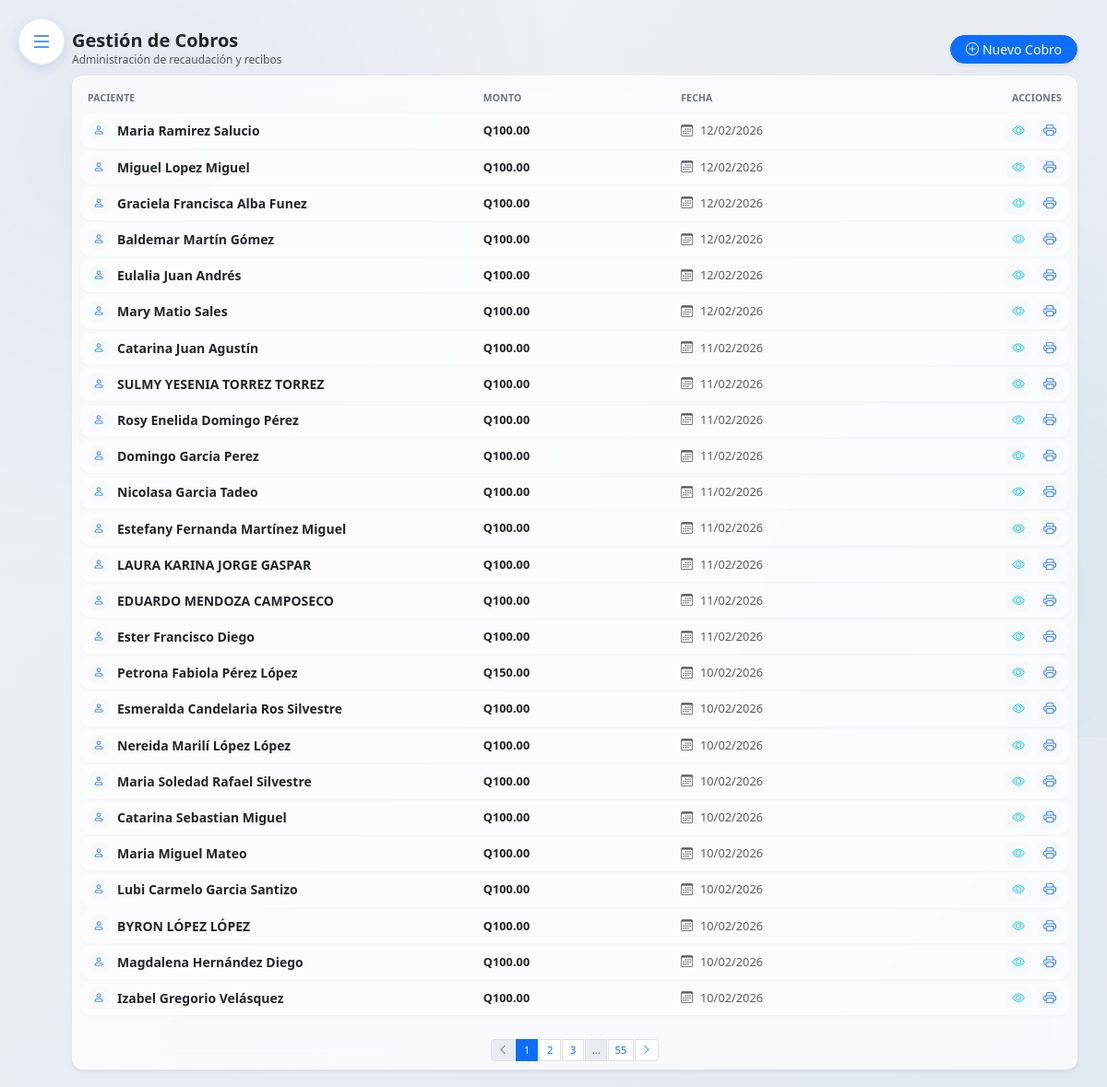
/php/billing/index.php (signed in), run on the app's committed database.
### tables this page shows
CREATE TABLE `cobros` (
  `in_cobro` int NOT NULL,
  `paciente_cobro` int NOT NULL,
  `cantidad_consulta` int NOT NULL,
  `fecha_consulta` date NOT NULL
);

### php/billing/index.php (the view, shortened to what this page needs)
<?php
try {
    $database = new Database();
    $conn = $database->getConnection();
    $page = isset($_GET['page']) ? (int)$_GET['page'] : 1;
    $limit = 25;
    $offset = ($page - 1) * $limit;
    $stmt = $conn->prepare("SELECT COUNT(*) as total FROM cobros");
    $stmt->execute();
    $total_records = $stmt->fetch(PDO::FETCH_ASSOC)['total'];
    $total_pages = ceil($total_records / $limit);
    $stmt = $conn->prepare("
        SELECT c.*, CONCAT(p.nombre, ' ', p.apellido) as nombre_paciente
        FROM cobros c
        JOIN pacientes p ON c.paciente_cobro = p.id_paciente
        ORDER BY c.fecha_consulta DESC
        LIMIT ? OFFSET ?
    ");
    $stmt->bindValue(1, $limit, PDO::PARAM_INT);
    $stmt->bindValue(2, $offset, PDO::PARAM_INT);
    $stmt->execute();
    $cobros = $stmt->fetchAll(PDO::FETCH_ASSOC);
    include_once '../../includes/header.php';
} catch (Exception $e) {
    die("Error: " . $e->getMessage());
}
?>
<link rel="stylesheet" href="../../assets/css/dashboard-reengineered.css">
<div class="dashboard-wrapper sidebar-collapsed">
    <button class="btn btn-white shadow-sm border rounded-circle position-fixed d-none d-md-flex align-items-center justify-content-center" id="desktopSidebarToggle" title="Mostrar Menú" style="top: 20px; left: 20px; width: 45px; height: 45px; z-index: 1040; transition: all 0.3s ease;">
        <i class="bi bi-list text-primary fs-4"></i>
    </button>
    <div class="main-content-glass">
        <div class="container-fluid p-1 p-md-2">
            <div class="d-flex justify-content-between align-items-center mb-2">
                <div>
                    <h2 class="fw-bold text-dark mb-0 fs-5">Gestión de Cobros</h2>
                    <p class="text-muted text-xs mb-0">Administración de recaudación y recibos</p>
                </div>
                <button type="button" class="btn btn-primary rounded-pill px-3 py-1 text-sm shadow-sm" data-bs-toggle="modal" data-bs-target="#newBillingModal">
                    <i class="bi bi-plus-circle me-1"></i>Nuevo Cobro
                </button>
            </div>
            <div class="billing-card shadow-sm">
                <div class="table-responsive">
                    <table class="table-reengineered">
                        <thead>
                            <tr>
                                <th>Paciente</th>
                                <th>Monto</th>
                                <th>Fecha</th>
                                <th class="text-end">Acciones</th>
                            </tr>
                        </thead>
                        <tbody>
                            <?php if (count($cobros) > 0): ?>
                                <?php foreach ($cobros as $cobro): ?>
                                    <tr>
                                        <td>
                                            <div class="d-flex align-items-center">
                                                <div class="avatar-sm bg-light text-primary rounded-circle d-flex align-items-center justify-content-center me-2" style="width: 24px; height: 24px; font-size: 0.75rem;">
                                                    <i class="bi bi-person"></i>
                                                </div>
                                                <span class="fw-semibold text-sm"><?php echo htmlspecialchars($cobro['nombre_paciente']); ?></span>
                                            </div>
                                        </td>
                                        <td>
                                            <span class="fw-bold text-dark">Q<?php echo number_format($cobro['cantidad_consulta'], 2); ?></span>
                                        </td>
                                        <td>
                                            <span class="text-muted"><i class="bi bi-calendar3 me-2"></i><?php echo date('d/m/Y', strtotime($cobro['fecha_consulta'])); ?></span>
                                        </td>
                                        <td class="text-end">
                                            <div class="d-flex justify-content-end gap-2">
                                                <button type="button" class="btn btn-light btn-action text-info view-details" data-bs-toggle="modal" data-bs-target="#viewDetailsModal" data-id="<?php echo $cobro['in_cobro']; ?>" title="Ver Detalles">
                                                    <i class="bi bi-eye"></i>
                                                </button>
                                                <a href="print_receipt.php?id=<?php echo $cobro['in_cobro']; ?>" target="_blank" class="btn btn-light btn-action text-primary" title="Imprimir Recibo">
                                                    <i class="bi bi-printer"></i>
                                                </a>
                                            </div>
                                        </td>
                                    </tr>
                                <?php endforeach; ?>
                            <?php else: ?>
                                <tr>
                                    <td colspan="4" class="text-center py-5 text-muted">No hay cobros registrados</td>
                                </tr>
                            <?php endif; ?>
                        </tbody>
                    </table>
                </div>
                <?php if ($total_pages > 1): ?>
                <nav class="mt-4">
                    <ul class="pagination pagination-sm pagination-rounded justify-content-center mb-0 mt-2">
                        <li class="page-item <?php echo ($page <= 1) ? 'disabled' : ''; ?>">
                            <a class="page-link" href="?page=<?php echo $page - 1; ?>"><i class="bi bi-chevron-left"></i></a>
                        </li>
                        <?php
                        $range = 2;
                        $start = max(1, $page - $range);
                        $end = min($total_pages, $page + $range);
                        for ($i = $start; $i <= $end; $i++):
                        ?>
                            <li class="page-item <?php echo ($page == $i) ? 'active' : ''; ?>">
                                <a class="page-link" href="?page=<?php echo $i; ?>"><?php echo $i; ?></a>
                            </li>
                        <?php
                        endfor;
                        if ($end < $total_pages) {
                            if ($end < $total_pages - 1) {
                                echo '<li class="page-item disabled"><span class="page-link">...</span></li>';
                            }
                            echo '<li class="page-item"><a class="page-link" href="?page=' . $total_pages . '">' . $total_pages . '</a></li>';
                        }
                        ?>
                        <li class="page-item <?php echo ($page >= $total_pages) ? 'disabled' : ''; ?>">
                            <a class="page-link" href="?page=<?php echo $page + 1; ?>"><i class="bi bi-chevron-right"></i></a>
                        </li>
                    </ul>
                </nav>
                <?php endif; ?>
            </div>
        </div>
    </div>
</div>
<?php include_once '../../includes/footer.php'; ?>

### assets/css/dashboard-reengineered.css (style rules this page uses)
:root { --dash-primary: #3a56b7; --dash-secondary: #1e3a8a; --dash-accent: #2a9cc8; --dash-success: #1cc88a; --dash-warning: #f6c23e; --dash-info: #36b9cc; --dash-danger: #e74a3b; --dash-dark: #2d3748; --dash-light: #f8f9fc; --dash-glass-bg: rgba(255, 255, 255, 0.85); --dash-glass-border: 1px solid rgba(255, 255, 255, 0.4); --dash-shadow-soft: 0 4px 6px -1px rgba(0, 0, 0, 0.1), 0 2px 4px -1px rgba(0, 0, 0, 0.06); --dash-shadow-hover: 0 10px 15px -3px rgba(0, 0, 0, 0.1), 0 4px 6px -2px rgba(0, 0, 0, 0.05); }
body { background: linear-gradient(135deg, #f0f2f5 0%, #e2e8f0 100%); min-height: 100vh; }
body::before { content: ''; position: fixed; top: 0; left: 0; width: 100vw; height: 100vh; background: radial-gradient(circle at 10% 20%, rgba(58, 86, 183, 0.05) 0%, rgba(0, 0, 0, 0) 40%), radial-gradient(circle at 90% 80%, rgba(42, 156, 200, 0.05) 0%, rgba(0, 0, 0, 0) 40%); z-index: -1; pointer-events: none; }
.dashboard-wrapper { display: flex; min-height: 100vh; overflow-x: hidden; }
.main-content-glass { flex-grow: 1; margin-left: 280px; padding: 1.5rem; transition: all 0.3s cubic-bezier(0.4, 0, 0.2, 1); }
.dashboard-wrapper.sidebar-collapsed .main-content-glass { margin-left: 0; padding-left: 70px; }
#desktopSidebarToggle { width: 50px !important; height: 50px !important; background: white; border: 1px solid rgba(58, 86, 183, 0.1) !important; box-shadow: 0 4px 12px rgba(58, 86, 183, 0.15) !important; transition: all 0.3s cubic-bezier(0.4, 0, 0.2, 1); z-index: 1040; }
.dashboard-wrapper.sidebar-collapsed #desktopSidebarToggle { opacity: 1; pointer-events: auto; transform: scale(1) translateX(0); }
h1, h2, h3, h4, h5, h6 { color: var(--dash-dark); font-weight: 700; }
.text-xs { font-size: 0.75rem; }
.text-sm { font-size: 0.875rem; }

### includes/header.php (style rules this page uses)
.bi::before { font-family: 'Bootstrap Icons', sans-serif; }

### php/billing/index.php (style rules this page uses)
.billing-card { background: rgba(255, 255, 255, 0.7); backdrop-filter: blur(12px); border-radius: 12px; border: 1px solid rgba(255, 255, 255, 0.4); box-shadow: 0 4px 16px rgba(0, 0, 0, 0.05); padding: 0.5rem; }
.table-reengineered { width: 100%; border-collapse: separate; border-spacing: 0 2px; table-layout: fixed; }
.table-reengineered thead th { border: none; color: #6b7280; font-weight: 600; text-transform: uppercase; font-size: 0.65rem; letter-spacing: 0.02em; padding: 0.4rem 0.5rem; }
.table-reengineered thead th:nth-child(1) { width: 40%; }
.table-reengineered thead th:nth-child(2) { width: 20%; }
.table-reengineered thead th:nth-child(3) { width: 25%; }
.table-reengineered thead th:nth-child(4) { width: 15%; }
.table-reengineered tbody tr { background: rgba(255, 255, 255, 0.4); box-shadow: 0 2px 4px rgba(0,0,0,0.02); transition: transform 0.2s ease, box-shadow 0.2s ease; border-radius: 12px; }
.table-reengineered tbody td { padding: 0.35rem 0.5rem; border: none; vertical-align: middle; font-size: 0.8rem; }
.table-reengineered tbody td:first-child { border-radius: 12px 0 0 12px; overflow: hidden; text-overflow: ellipsis; white-space: nowrap; }
.table-reengineered tbody td:last-child { border-radius: 0 12px 12px 0; }
.btn-action { width: 26px; height: 26px; padding: 0; display: inline-flex; align-items: center; justify-content: center; border-radius: 6px; transition: all 0.2s; font-size: 0.85rem; }
.pagination-sm .page-link { padding: 0.2rem 0.4rem; font-size: 0.7rem; min-width: 24px; height: 24px; display: flex; align-items: center; justify-content: center; }
.pagination-sm .page-item { margin: 0 1px; }

### data on the page
cobros: nombre_paciente "Maria Ramirez Salucio", cantidad_consulta "100.00", fecha_consulta "12/02/2026"
cobros: nombre_paciente "Miguel Lopez Miguel", cantidad_consulta "100.00", fecha_consulta "12/02/2026"
cobros: nombre_paciente "Graciela Francisca Alba Funez", cantidad_consulta "100.00", fecha_consulta "12/02/2026"
cobros: nombre_paciente "Baldemar Martín Gómez", cantidad_consulta "100.00", fecha_consulta "12/02/2026"
cobros: nombre_paciente "Eulalia Juan Andrés", cantidad_consulta "100.00", fecha_consulta "12/02/2026"
cobros: nombre_paciente "Mary Matio Sales", cantidad_consulta "100.00", fecha_consulta "12/02/2026"
cobros: nombre_paciente "Catarina Juan Agustín", cantidad_consulta "100.00", fecha_consulta "11/02/2026"
cobros: nombre_paciente "SULMY YESENIA TORREZ TORREZ", cantidad_consulta "100.00", fecha_consulta "11/02/2026"
cobros: nombre_paciente "Rosy Enelida Domingo Pérez", cantidad_consulta "100.00", fecha_consulta "11/02/2026"
cobros: nombre_paciente "Domingo Garcia Perez", cantidad_consulta "100.00", fecha_consulta "11/02/2026"
cobros: nombre_paciente "Nicolasa Garcia Tadeo", cantidad_consulta "100.00", fecha_consulta "11/02/2026"
cobros: nombre_paciente "Estefany Fernanda Martínez Miguel", cantidad_consulta "100.00", fecha_consulta "11/02/2026"
cobros: nombre_paciente "LAURA KARINA JORGE GASPAR", cantidad_consulta "100.00", fecha_consulta "11/02/2026"
cobros: nombre_paciente "EDUARDO MENDOZA CAMPOSECO", cantidad_consulta "100.00", fecha_consulta "11/02/2026"
cobros: nombre_paciente "Ester Francisco Diego", cantidad_consulta "100.00", fecha_consulta "11/02/2026"
cobros: nombre_paciente "Petrona Fabiola Pérez López", cantidad_consulta "150.00", fecha_consulta "10/02/2026"
cobros: nombre_paciente "Esmeralda Candelaria Ros Silvestre", cantidad_consulta "100.00", fecha_consulta "10/02/2026"
cobros: nombre_paciente "Nereida Marilí López López", cantidad_consulta "100.00", fecha_consulta "10/02/2026"
cobros: nombre_paciente "Maria Soledad Rafael Silvestre", cantidad_consulta "100.00", fecha_consulta "10/02/2026"
cobros: nombre_paciente "Catarina Sebastian Miguel", cantidad_consulta "100.00", fecha_consulta "10/02/2026"
cobros: nombre_paciente "Maria Miguel Mateo", cantidad_consulta "100.00", fecha_consulta "10/02/2026"
cobros: nombre_paciente "Lubi Carmelo Garcia Santizo", cantidad_consulta "100.00", fecha_consulta "10/02/2026"
cobros: nombre_paciente "BYRON LÓPEZ LÓPEZ", cantidad_consulta "100.00", fecha_consulta "10/02/2026"
cobros: nombre_paciente "Magdalena Hernández Diego", cantidad_consulta "100.00", fecha_consulta "10/02/2026"
cobros: nombre_paciente "Izabel Gregorio Velásquez", cantidad_consulta "100.00", fecha_consulta "10/02/2026"

### other printed values
$total_pages "55"
